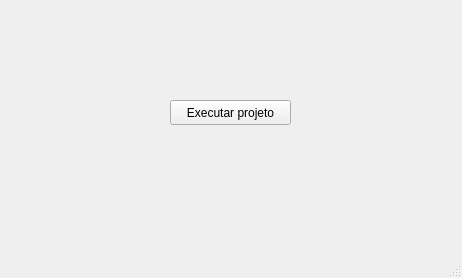
<?xml version="1.0" encoding="UTF-8"?>
<ui version="4.0">
 <class>initialWindow</class>
 <widget class="QMainWindow" name="initialWindow">
  <property name="geometry">
   <rect>
    <x>0</x>
    <y>0</y>
    <width>462</width>
    <height>278</height>
   </rect>
  </property>
  <property name="windowTitle">
   <string>initialWindow</string>
  </property>
  <widget class="QWidget" name="centralwidget">
   <widget class="QPushButton" name="btnExecuteProject">
    <property name="geometry">
     <rect>
      <x>170</x>
      <y>100</y>
      <width>121</width>
      <height>25</height>
     </rect>
    </property>
    <property name="text">
     <string>Executar projeto</string>
    </property>
   </widget>
  </widget>
  <widget class="QMenuBar" name="menubar">
   <property name="geometry">
    <rect>
     <x>0</x>
     <y>0</y>
     <width>462</width>
     <height>22</height>
    </rect>
   </property>
  </widget>
  <widget class="QStatusBar" name="statusbar"/>
 </widget>
 <resources/>
 <connections/>
</ui>
